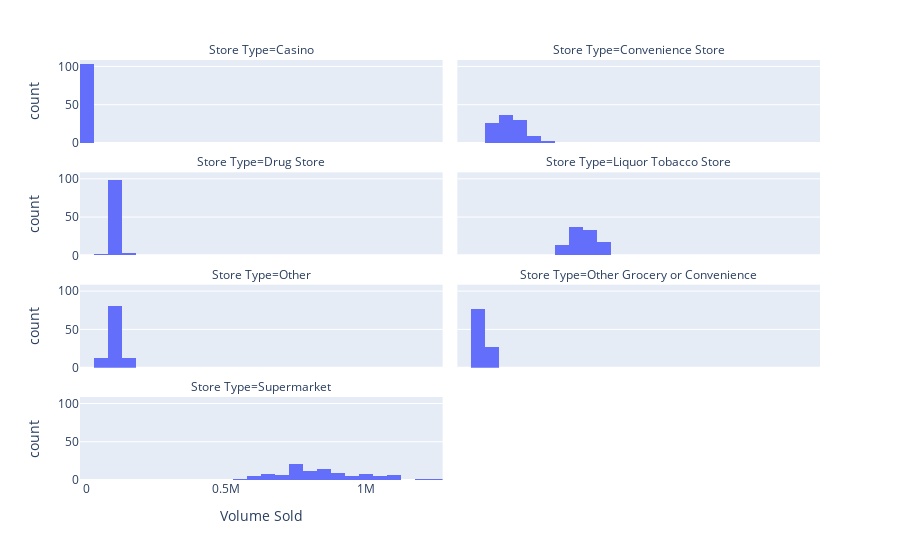

Notebook code for this chart:
### Code cell
# histogram of store monthly sales volume divided by store type
fig = px.histogram(store_type_m_g.sum().reset_index(), 
                   x='Volume Sold',
                   facet_col='Store Type',
                   facet_col_wrap=2)
fig
